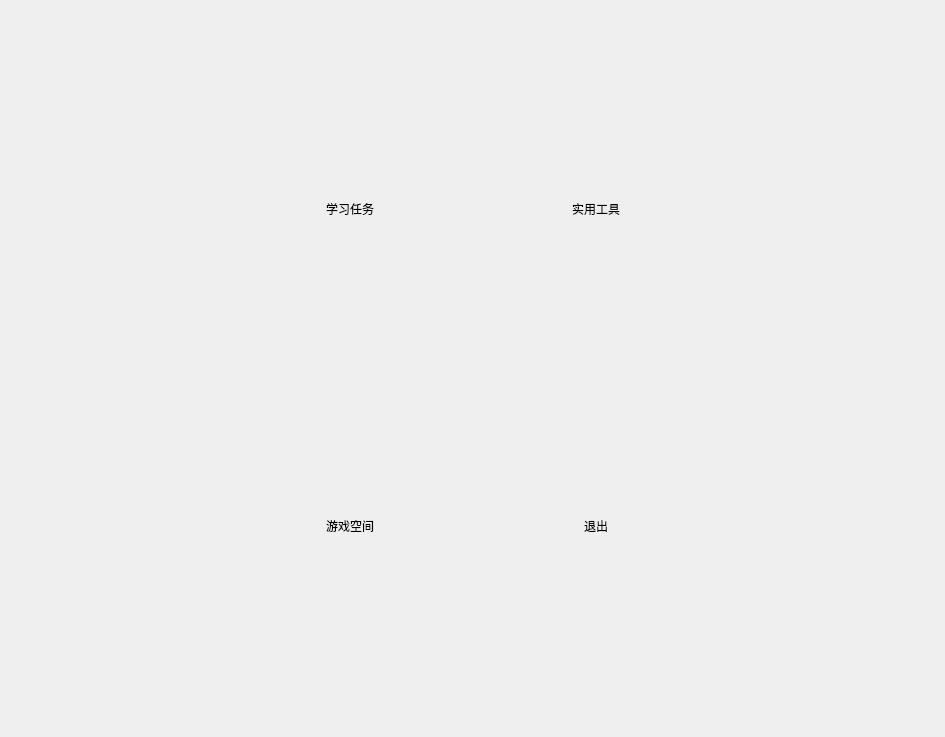
<?xml version="1.0" encoding="UTF-8"?>
<ui version="4.0">
 <class>MainWindow</class>
 <widget class="QMainWindow" name="MainWindow">
  <property name="geometry">
   <rect>
    <x>0</x>
    <y>0</y>
    <width>945</width>
    <height>737</height>
   </rect>
  </property>
  <property name="maximumSize">
   <size>
    <width>999999</width>
    <height>999999</height>
   </size>
  </property>
  <property name="windowTitle">
   <string>MainWindow</string>
  </property>
  <widget class="QWidget" name="centralwidget">
   <layout class="QVBoxLayout" name="verticalLayout">
    <item>
     <widget class="QWidget" name="widget" native="true">
      <layout class="QGridLayout" name="gridLayout">
       <item row="1" column="2">
        <spacer name="horizontalSpacer_3">
         <property name="orientation">
          <enum>Qt::Horizontal</enum>
         </property>
         <property name="sizeType">
          <enum>QSizePolicy::Fixed</enum>
         </property>
         <property name="sizeHint" stdset="0">
          <size>
           <width>40</width>
           <height>20</height>
          </size>
         </property>
        </spacer>
       </item>
       <item row="3" column="1">
        <widget class="QToolButton" name="tbtn2">
         <property name="minimumSize">
          <size>
           <width>200</width>
           <height>200</height>
          </size>
         </property>
         <property name="text">
          <string>游戏空间</string>
         </property>
         <property name="icon">
          <iconset resource="res.qrc">
           <normaloff>:/imgs/game2.png</normaloff>:/imgs/game2.png</iconset>
         </property>
         <property name="iconSize">
          <size>
           <width>200</width>
           <height>200</height>
          </size>
         </property>
         <property name="toolButtonStyle">
          <enum>Qt::ToolButtonTextUnderIcon</enum>
         </property>
         <property name="autoRaise">
          <bool>true</bool>
         </property>
        </widget>
       </item>
       <item row="2" column="1">
        <spacer name="verticalSpacer">
         <property name="orientation">
          <enum>Qt::Vertical</enum>
         </property>
         <property name="sizeType">
          <enum>QSizePolicy::Fixed</enum>
         </property>
         <property name="sizeHint" stdset="0">
          <size>
           <width>20</width>
           <height>20</height>
          </size>
         </property>
        </spacer>
       </item>
       <item row="1" column="0">
        <spacer name="horizontalSpacer">
         <property name="orientation">
          <enum>Qt::Horizontal</enum>
         </property>
         <property name="sizeHint" stdset="0">
          <size>
           <width>40</width>
           <height>20</height>
          </size>
         </property>
        </spacer>
       </item>
       <item row="1" column="3">
        <widget class="QToolButton" name="tbtn">
         <property name="minimumSize">
          <size>
           <width>200</width>
           <height>200</height>
          </size>
         </property>
         <property name="text">
          <string>实用工具</string>
         </property>
         <property name="icon">
          <iconset resource="res.qrc">
           <normaloff>:/imgs/tools2.png</normaloff>:/imgs/tools2.png</iconset>
         </property>
         <property name="iconSize">
          <size>
           <width>200</width>
           <height>200</height>
          </size>
         </property>
         <property name="toolButtonStyle">
          <enum>Qt::ToolButtonTextUnderIcon</enum>
         </property>
         <property name="autoRaise">
          <bool>true</bool>
         </property>
        </widget>
       </item>
       <item row="1" column="1">
        <widget class="QToolButton" name="tbtn3">
         <property name="minimumSize">
          <size>
           <width>200</width>
           <height>200</height>
          </size>
         </property>
         <property name="text">
          <string>学习任务</string>
         </property>
         <property name="icon">
          <iconset resource="res.qrc">
           <normaloff>:/imgs/tasks2.png</normaloff>:/imgs/tasks2.png</iconset>
         </property>
         <property name="iconSize">
          <size>
           <width>200</width>
           <height>200</height>
          </size>
         </property>
         <property name="toolButtonStyle">
          <enum>Qt::ToolButtonTextUnderIcon</enum>
         </property>
         <property name="autoRaise">
          <bool>true</bool>
         </property>
        </widget>
       </item>
       <item row="3" column="3">
        <widget class="QToolButton" name="tbtn4">
         <property name="minimumSize">
          <size>
           <width>200</width>
           <height>200</height>
          </size>
         </property>
         <property name="text">
          <string>退出</string>
         </property>
         <property name="icon">
          <iconset resource="res.qrc">
           <normaloff>:/imgs/exit2.png</normaloff>:/imgs/exit2.png</iconset>
         </property>
         <property name="iconSize">
          <size>
           <width>200</width>
           <height>200</height>
          </size>
         </property>
         <property name="toolButtonStyle">
          <enum>Qt::ToolButtonTextUnderIcon</enum>
         </property>
         <property name="autoRaise">
          <bool>true</bool>
         </property>
        </widget>
       </item>
       <item row="1" column="4">
        <spacer name="horizontalSpacer_2">
         <property name="orientation">
          <enum>Qt::Horizontal</enum>
         </property>
         <property name="sizeHint" stdset="0">
          <size>
           <width>40</width>
           <height>20</height>
          </size>
         </property>
        </spacer>
       </item>
      </layout>
     </widget>
    </item>
   </layout>
  </widget>
 </widget>
 <resources>
  <include location="res.qrc"/>
 </resources>
 <connections/>
</ui>
